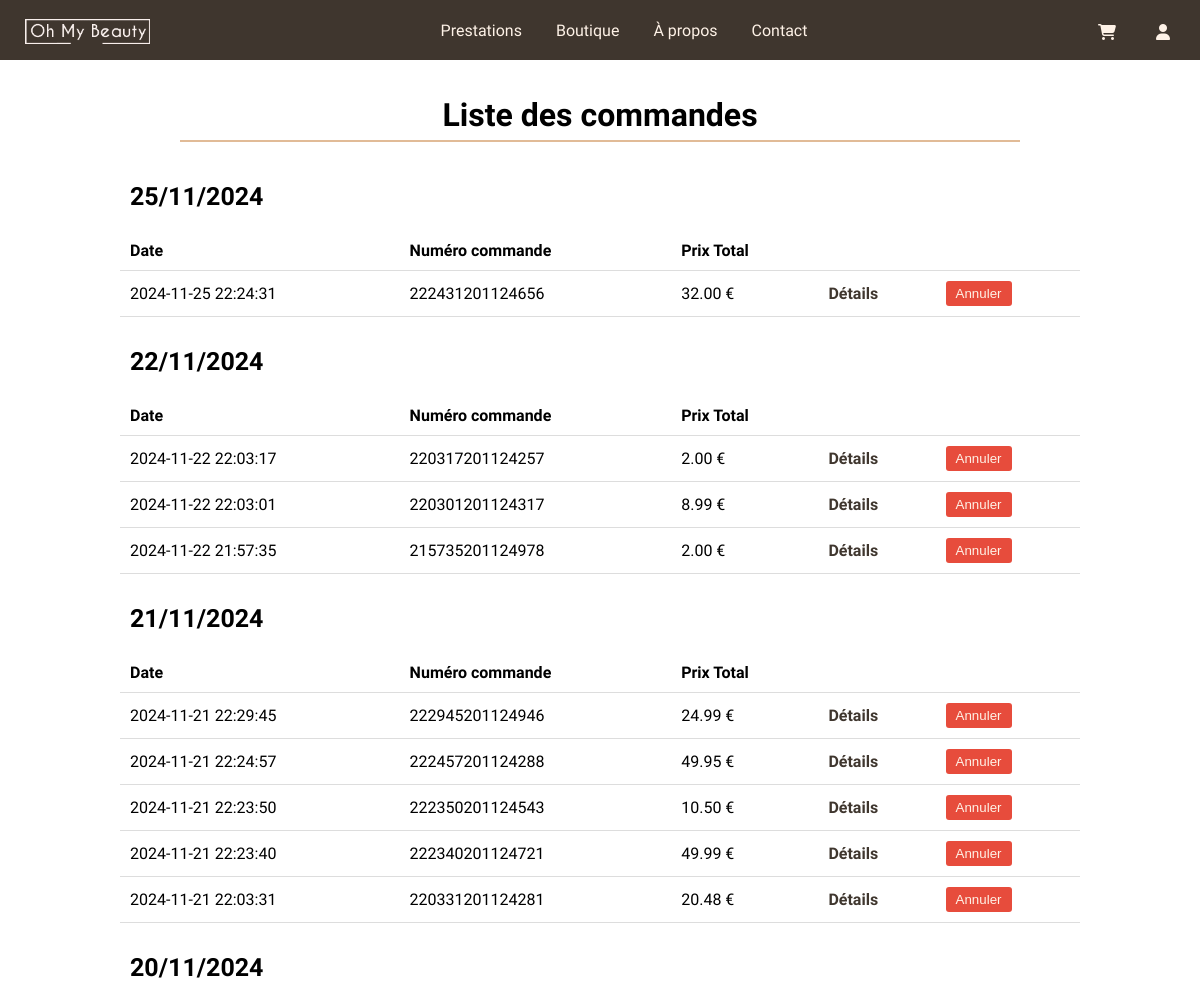
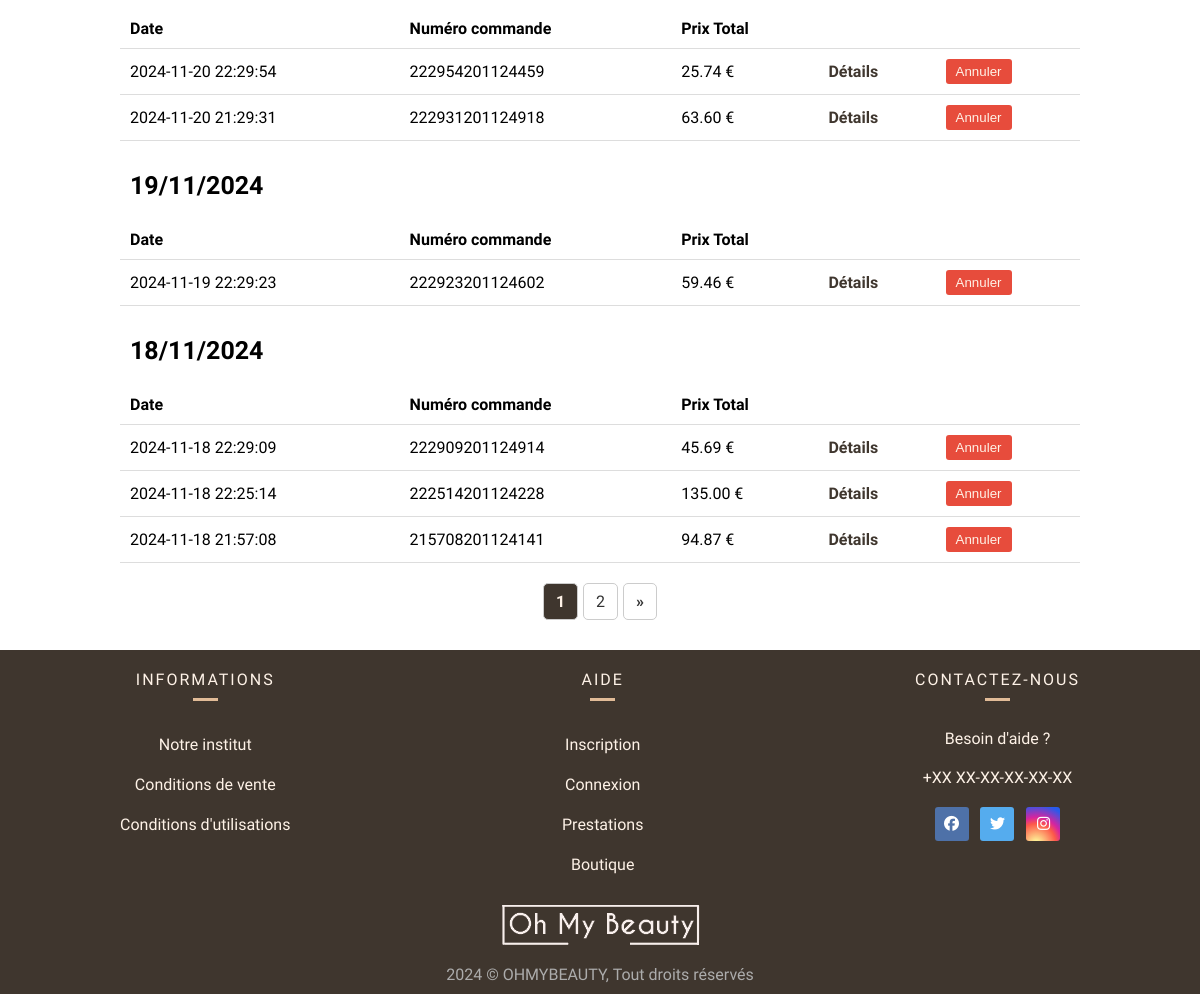
The page /index.php?action=afficherCommandes (signed in) on the database its author committed (2 pictures, top to bottom).
### tables this page shows
CREATE TABLE IF NOT EXISTS `commande` (
  `id_commande` int NOT NULL AUTO_INCREMENT,
  `numeroCommande` bigint NOT NULL,
  `dateCommande` datetime NOT NULL,
  `prixTotal` decimal(15,2) NOT NULL,
  `id_utilisateur` int DEFAULT NULL,
  `infosCommande` text NOT NULL,
  PRIMARY KEY (`id_commande`),
  UNIQUE KEY `numeroCommande` (`numeroCommande`),
  KEY `id_utilisateur` (`id_utilisateur`),
  CONSTRAINT `commande_ibfk_1` FOREIGN KEY (`id_utilisateur`) REFERENCES `utilisateur` (`id_utilisateur`)
);

### app/Connect.php (called while the page is built, shortened)
<?php
abstract class Connect {
    public static function seConnecter(){
        try {
            return new \PDO(
                "mysql:host=".self::HOST.";dbname=".self::DB.";charset=utf8", self::USER, self::PASS);
        } catch (\PDOException $ex) {
            return $ex->getMessage();
        }
    }
}

### app/Session.php (called while the page is built, shortened)
<?php
abstract class Session {
    public static function estAdmin() {
        return isset($_SESSION['user_role']) && $_SESSION['user_role'] === "ADMIN";
    }
}

### model/managers/CommandeManager.php (called while the page is built, shortened)
<?php
class CommandeManager {
    private $db;
    public function __construct() {
        $this->db = Connect::seConnecter();
    }
    public function obtenirCommandesParPage($offset, $limit) {
        $requete = "
            SELECT id_commande, dateCommande, numeroCommande, prixTotal, infosCommande
            FROM commande
            ORDER BY dateCommande DESC
            LIMIT :offset, :limit
        ";
        $stmt = $this->db->prepare($requete);
        $stmt->bindParam(':offset', $offset, \PDO::PARAM_INT);
        $stmt->bindParam(':limit', $limit, \PDO::PARAM_INT);
        $stmt->execute();
        return $stmt->fetchAll(\PDO::FETCH_ASSOC);
    }
    public function obtenirNombreTotalCommandes() {
        $requete = "SELECT COUNT(*) FROM commande";
        $stmt = $this->db->query($requete);
        return $stmt->fetchColumn();
    }
}

### view/vueCommandesAdmin.php (the view, shortened to what this page needs)
<div class="titre-commande-admin">
    <h1>Liste des commandes</h1>
</div>
<?php
$commandesParJour = [];
foreach ($commandes as $commande) {
    $date = date('d/m/Y', strtotime($commande['dateCommande']));
    $commandesParJour[$date][] = $commande;
}
?>
<div class="commande-container">
    <?php if (!empty($commandesParJour)) { ?>
        <?php foreach ($commandesParJour as $date => $commandesList) { ?>
            <div class="jour-section">
                <h3><?= $date; ?></h3>
                <table class="commande-admin">
                    <thead>
                        <tr>
                            <th>Date</th>
                            <th>Numéro commande</th>
                            <th>Prix Total</th>
                            <th></th>
                            <th></th>
                        </tr>
                    </thead>
                    <tbody>
                        <?php foreach ($commandesList as $commande) { ?>
                            <tr>
                                <td><?= $commande['dateCommande']; ?></td>
                                <td><?= $commande['numeroCommande']; ?></td>
                                <td><?= $commande['prixTotal']; ?> €</td>
                                <td><a href="#" class="details-link" onclick="toggleDetails(this)">Détails</a></td>
                                <td>
                                    <form method="post" action="index.php?action=annulerCommande">
                                        <button type="submit" aria-label="annuler commande" onclick="return confirm('Êtes-vous sûr de vouloir annuler cette commande ?');">Annuler</button>
                                    </form>
                                </td>
                            </tr>
                        <?php } ?>
                    </tbody>
                </table>
            </div>
        <?php } ?>
    <?php } else { ?>
        <p>Aucune commande trouvée.</p>
    <?php }
    if ($nombrePages > 1){ ?>
    <div class="pagination">
        <?php
        $pagesVisibles = 5;
        $debut = max(1, $pageActuelle - floor($pagesVisibles / 2));
        $fin = min($nombrePages, $pageActuelle + floor($pagesVisibles / 2));
        for ($i = $debut; $i <= $fin; $i++) {
            echo '<a href="index.php?action=afficherCommandes&page=' . $i . '" class="' . ($i == $pageActuelle ? 'active' : '') . '"> ' . $i . ' </a>';
        }
        if ($pageActuelle < $nombrePages) {
            echo '<a href="index.php?action=afficherCommandes&page=' . $nombrePages . '"> &raquo; </a>';
        }
        ?>
    </div>
    <?php }  ?>
</div>
<?php
require "template.php";

### public/css/style.css (style rules this page uses)
:root { --marron : #3F362E; --brun : #523c2a; --beige : #E1BB97; --bcreme : #FEF2E7; --rufina : "Rufina", serif;; --oxygen : "Oxygen", sans-serif; }
* { margin: 0; padding: 0; vertical-align: top; box-sizing: border-box; }
a { text-decoration: none; }
table { font-family: var(--oxygen); width: 90%; margin: auto; }
h1 { font-family: var(--rufina); border-bottom: solid 2px var(--beige); padding: 6px; text-align: center; }
th { padding: 5px; text-align: start; }
td { padding: 5px; vertical-align: middle; }
.pagination { display: flex; justify-content: center; align-items: center; gap: 5px; margin: 20px 0; font-family: var(--oxygen); }
.pagination a { display: inline-block; padding: 8px 12px; border: 1px solid #ccc; border-radius: 5px; color: #333; text-decoration: none; font-weight: 500; transition: background-color 0.3s ease, color 0.3s ease; }
.pagination a.active { background-color: var(--marron); color: var(--bcreme); font-weight: bold; }
.pagination a:first-child, .pagination a:last-child { font-weight: bold; }
.details-link { color: var(--marron); cursor: pointer; font-weight: bold; }
.jour-section { margin-bottom: 20px; }
.jour-section h3 { padding: 10px; font-size: 25px; font-family: var(--oxygen); }
.titre-commande-admin { width: 70%; margin-left: auto; margin-right: auto; margin-top: 30px; }
.commande-admin button { background-color: #e74c3c; color: var(--bcreme); border: none; padding: 5px 10px; cursor: pointer; border-radius: 3px; }
.commande-container { max-width: 80%; margin: auto; margin-top: 30px; margin-bottom: 30px; }
.commande-admin { width: 100%; border-collapse: collapse; margin: 10px 0; }
.commande-admin th, .commande-admin td { padding: 10px; text-align: left; border-bottom: 1px solid #ddd; }

### rows shown on the page
commande: dateCommande "2024-11-25 22:24:31", numeroCommande "222431201124656", prixTotal "32.00"
commande: dateCommande "2024-11-22 22:03:17", numeroCommande "220317201124257", prixTotal "2.00"
commande: dateCommande "2024-11-22 22:03:01", numeroCommande "220301201124317", prixTotal "8.99"
commande: dateCommande "2024-11-22 21:57:35", numeroCommande "215735201124978", prixTotal "2.00"
commande: dateCommande "2024-11-21 22:29:45", numeroCommande "222945201124946", prixTotal "24.99"
commande: dateCommande "2024-11-21 22:24:57", numeroCommande "222457201124288", prixTotal "49.95"
commande: dateCommande "2024-11-21 22:23:50", numeroCommande "222350201124543", prixTotal "10.50"
commande: dateCommande "2024-11-21 22:23:40", numeroCommande "222340201124721", prixTotal "49.99"
commande: dateCommande "2024-11-21 22:03:31", numeroCommande "220331201124281", prixTotal "20.48"
commande: dateCommande "2024-11-20 22:29:54", numeroCommande "222954201124459", prixTotal "25.74"
commande: dateCommande "2024-11-20 21:29:31", numeroCommande "222931201124918", prixTotal "63.60"
commande: dateCommande "2024-11-19 22:29:23", numeroCommande "222923201124602", prixTotal "59.46"
commande: dateCommande "18/11/2024", dateCommande "2024-11-18 21:57:08", numeroCommande "215708201124141", prixTotal "94.87"
commande: dateCommande "2024-11-18 22:29:09", numeroCommande "222909201124914", prixTotal "45.69"
commande: dateCommande "2024-11-18 22:25:14", numeroCommande "222514201124228", prixTotal "135.00"

### other values the page prints
$date "25/11/2024"
$date "22/11/2024"
$date "21/11/2024"
$date "20/11/2024"
$date "19/11/2024"
